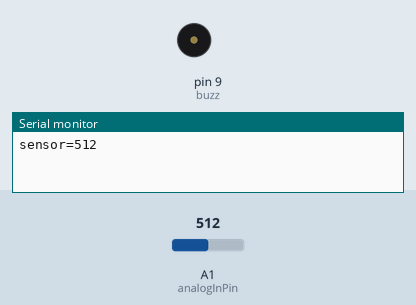
Simulated run of this sketch. Board: Arduino Uno, built with avr-gcc and run on an emulated ATmega328P. On the bench: buzzer (waves = sounding, pin HIGH), the last lines printed to the serial monitor. Inputs (shaded band) come from the test bench; at power-on: A1 (analogInPin) = 512.

Above: at 0.1 s.
At 0.6 s:
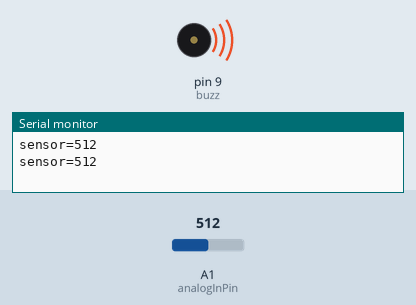
Timing chart, 0 to 2.1 s (numbered marks = the images above):
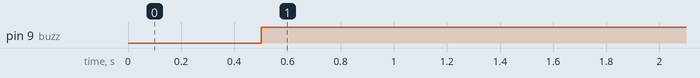

Measured:
- by itself, pin 9 (buzz): LOW → HIGH at 0.50 s

The sketch:

fire_module.ino
```cpp
int analogInPin=A1;
int sensorValue=0;

int buzz=9   ;

void setup() {
  // put your setup code here, to run once:
 Serial.begin(9600);
 pinMode(buzz,OUTPUT);
}

void loop() {
  // put your main code here, to run repeatedly:
  sensorValue=analogRead(analogInPin);
  Serial.print("sensor=");
  Serial.println(sensorValue);
  delay(500);
  if(sensorValue<900)
  {
    digitalWrite(buzz,1 );
  }
  else
  {
    digitalWrite(buzz,0);
  }
}
```
